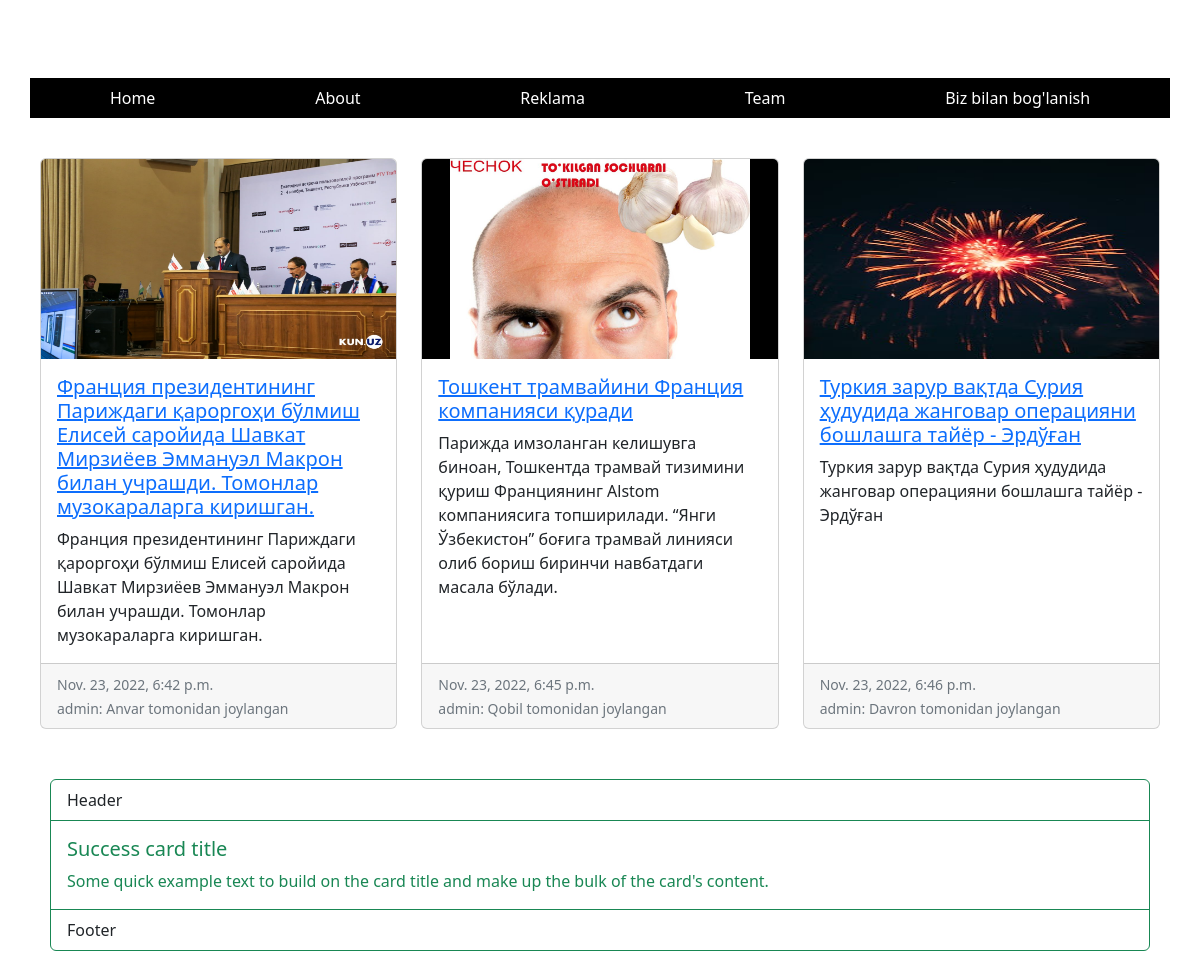
The page / on the database its author committed.
### pages/models.py (models this page shows, shortened)
class Post(models.Model):
    adminlar = (
        ("Shahzod","Shahzod"),
        ("Anvar", "Anvar"),
        ("Qobil", "Qobil"),
        ("Davron","Davron"),
    )
    title = models.CharField(max_length=200)
    body = models.TextField()
    summery = models.CharField(max_length=200)
    photo = models.ImageField(upload_to= 'images/')
    data = models.DateTimeField()
    admin = models.CharField(max_length = 10, choices= adminlar)

### pages/views.py (the view)
# urls.py: 2. Add a URL to urlpatterns:  path('', Home.as_view(), name='home')
class Home(ListView):
    model = Post
    template_name = "home.html"

### templates/home.html (shortened to what this page needs)
<!DOCTYPE html>
<html lang="en">
<head>
</head>
<body>
    {% extends 'base.html' %}
    {% block content  %}
    <div class="w1" style="margin: 40px;">
        <div class="row row-cols-1 row-cols-md-3 g-4">
                {% for post in object_list %}
                    <div class="col">
                    <div class="card h-100">
                        <img src="{{ post.photo.url }}" class="card-img-top" width="200px" height="200px" alt="...">
                        <div class="card-body">
                        <a href="{% url 'post_detail' post.pk  %}"><h5 class="card-title">{{post.title}}</h5></a>
                        <p class="card-text">{{post.summery}}</p>
                        </div>
                        <div class="card-footer">
                        <small class="text-muted">{{post.data}}</small><br>
                        <small class="text-muted">admin: {{post.admin}} tomonidan joylangan</small>
                        </div>
                    </div>
                </div>
            {% endfor %}
        </div>
    </div>
    <div class="card border-success mb-3" style="max-width: 100%; margin: 50px;">
        <div class="card-header bg-transparent border-success">Header</div>
        <div class="card-body text-success">
          <h5 class="card-title">Success card title</h5>
          <p class="card-text">Some quick example text to build on the card title and make up the bulk of the card's content.</p>
        </div>
        <div class="card-footer bg-transparent border-success">Footer</div>
      </div>
    {% endblock content %}

### templates/base.html (shortened to what this page needs)
<!DOCTYPE html>
<html lang="en">
<head>
    <link href="https://cdn.jsdelivr.net/npm/bootstrap@5.2.2/dist/css/bootstrap.min.css" rel="stylesheet">
</head>
<body>
    <br>
    <div class="reklama" style="margin-left: 50px; margin-bottom: 15px">
    </div>
    <div class="box-3" style="margin: 30px">
        <nav class="nav nav-pills flex-column flex-sm-row" style="background-color: black;">
            <a class="flex-sm-fill text-sm-center nav-link " aria-current="page" href="{% url 'home' %}" style="color: white;">Home</a>
            <a class="flex-sm-fill text-sm-center nav-link" href="{% url 'about' %}" style="color: white;">About</a>
            <a class="flex-sm-fill text-sm-center nav-link" href="{% url 'reklama' %}" style="color: white;">Reklama</a>
            <a class="flex-sm-fill text-sm-center nav-link" href="{% url 'team' %}" style="color: white;">Team</a>
            <a class="flex-sm-fill text-sm-center nav-link" href="{% url 'contact' %}" style="color: white;">Biz bilan bog'lanish</a>
          </nav>
    </div>
      {% block content %}
      {% endblock content %}
</body>
</html>

### rows shown on the page
Post: photo (picture), title "Франция президентининг Париждаги қароргоҳи бўлмиш Елисей саройида Шавкат Мирзиёев Эммануэл Макрон билан учрашди. Томонлар музокараларга киришган.", summery "Франция президентининг Париждаги қароргоҳи бўлмиш Елисей саройида Шавкат Мирзиёев Эммануэл Макрон билан учрашди. Томонлар музокараларга киришган.", data "Nov. 23, 2022, 6:42 p.m.", admin "Anvar"
Post: photo (placeholder picture), title "Тошкент трамвайини Франция компанияси қуради", summery "Парижда имзоланган келишувга биноан, Тошкентда трамвай тизимини қуриш Франциянинг Alstom компаниясига топширилади. “Янги Ўзбекистон” боғига трамвай линияси олиб бориш биринчи навбатдаги масала бўлади.", data "Nov. 23, 2022, 6:45 p.m.", admin "Qobil"
Post: photo (picture), title "Туркия зарур вақтда Сурия ҳудудида жанговар операцияни бошлашга тайёр - Эрдўған", summery "Туркия зарур вақтда Сурия ҳудудида жанговар операцияни бошлашга тайёр - Эрдўған", data "Nov. 23, 2022, 6:46 p.m.", admin "Davron"
